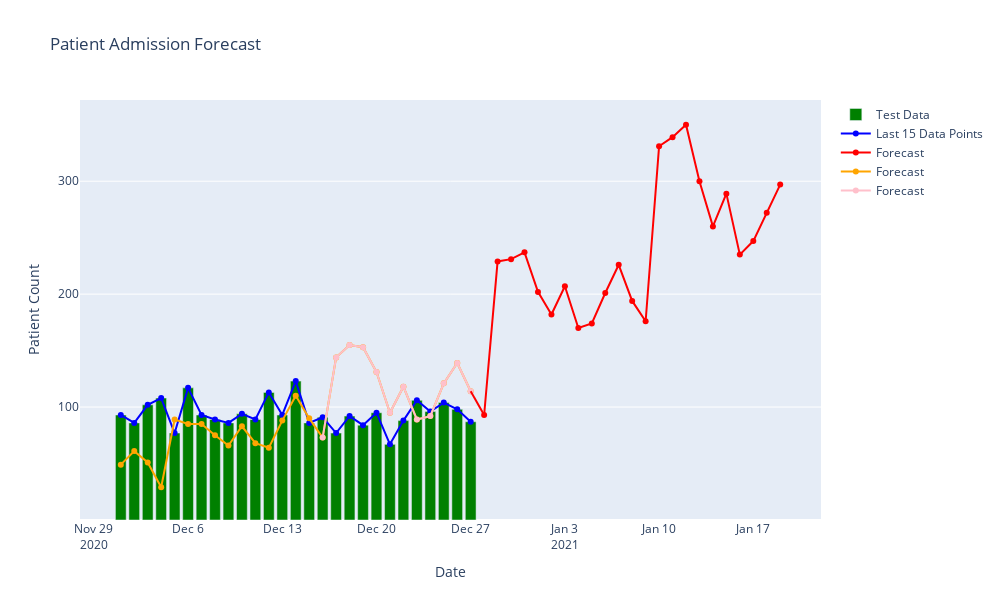

The code cell stored with this chart in its notebook:
### Code cell
# Create a Plotly figure
fig = go.Figure()

# Plot the last 15 values of the test data as a bar graph with only y-axis on hovering
fig.add_trace(go.Bar(x=merged_df1['Date'][2161:2188], y=merged_df1['Admissions_Patient_Count'].iloc[2161:2188], name='Test Data', marker_color='green', hoverinfo='x, y'))

#fig.add_trace(go.Scatter(x=merged_df1['Date'][2188:], y=merged_df1['lower patient_count'].iloc[2188:], fill='tozeroy', mode='lines', name='Forecast', line=dict(color='pink'), fillcolor='rgba(255, 192, 203, 0.5)',hoverinfo='name,x,y'))
#fig.add_trace(go.Scatter(x=merged_df1['Date'][2188:], y=merged_df1['upper patient_count'].iloc[2188:], fill='tozeroy', mode='lines', name='Forecast', line=dict(color='pink'), fillcolor='rgba(255, 192, 203, 0.5)', hoverinfo='name,x,y'))


# Plot the last 15 data points and the 50 forecasts
fig.add_trace(go.Scatter(x=merged_df1['Date'][2161:2188], y=merged_df1['Admissions_Patient_Count'].iloc[2161:2188], mode='lines+markers', name='Last 15 Data Points', line=dict(color='blue'), hoverinfo='name,x,y'))
fig.add_trace(go.Scatter(x=merged_df1['Date'][2188:], y=merged_df1['Admissions_Forecast_Patient_Count'].iloc[2188:], mode='lines+markers', name='Forecast', line=dict(color='red'), hoverinfo='name,x,y'))
fig.add_trace(go.Scatter(x=merged_df1['Date'][2161:2188], y=merged_df1['Admissions_Forecast_Patient_Count'].iloc[2161:2188], mode='lines+markers', name='Forecast', line=dict(color='orange'), hoverinfo='name,x,y'))
fig.add_trace(go.Scatter(x=merged_df1['Date'][2176:2188], y=merged_df1['Admissions_Forecast_Patient_Count'].iloc[2176:2188], mode='lines+markers', name='Forecast', line=dict(color='pink'), hoverinfo='name,x,y'))

# Add a line shape to connect the blue and red lines

line_shape = {
    'type': 'line',
    'x0': merged_df1['Date'][2187],
    'x1': merged_df1['Date'][2188],
    'y0': merged_df1['Admissions_Forecast_Patient_Count'].iloc[2187],
    'y1': merged_df1['Admissions_Forecast_Patient_Count'].iloc[2188],
    'line': {'color': 'red', 'width': 2},
}
fig.add_shape(line_shape)

# Customize the layout
fig.update_layout(
    title='Patient Admission Forecast',
    xaxis_title='Date',
    yaxis_title='Patient Count',
    height=600,  # Adjust the height as needed
    width=1000   # Adjust the width as needed
)

fig.update_yaxes(
    tickvals=[100,200,300,400,500],
    #[200, 400, 600, 800,1000],  # Set the y-axis tick values
    tickmode='array'  # Use the specified tick values
)

# Show the interactive plot
fig.show()

### Figure 1 — Plotly figure (JSON) as saved in the notebook; plotly's stock layout.template omitted (floating-point values rounded to 4 significant figures)
{"data": [{"hoverinfo": "x+y", "marker": {"color": "green"}, "name": "Test Data", "type": "bar", "x": ["2020-12-01T00:00:00", "2020-12-02T00:00:00", "2020-12-03T00:00:00", "2020-12-04T00:00:00", "2020-12-05T00:00:00", "2020-12-06T00:00:00", "2020-12-07T00:00:00", "2020-12-08T00:00:00", "2020-12-09T00:00:00", "2020-12-10T00:00:00", "2020-12-11T00:00:00", "2020-12-12T00:00:00", "2020-12-13T00:00:00", "2020-12-14T00:00:00", "2020-12-15T00:00:00", "2020-12-16T00:00:00", "2020-12-17T00:00:00", "2020-12-18T00:00:00", "2020-12-19T00:00:00", "2020-12-20T00:00:00", "2020-12-21T00:00:00", "2020-12-22T00:00:00", "2020-12-23T00:00:00", "2020-12-24T00:00:00", "2020-12-25T00:00:00", "2020-12-26T00:00:00", "2020-12-27T00:00:00"], "y": [93, 86, 102, 108, 77, 117, 93, 89, 86, 94, 89, 113, 93, 123, 86, 91, 77, 92, 84, 95, 67, 88, 106, 96, 104, 98, 87]}, {"hoverinfo": "name+x+y", "line": {"color": "blue"}, "mode": "lines+markers", "name": "Last 15 Data Points", "type": "scatter", "x": ["2020-12-01T00:00:00", "2020-12-02T00:00:00", "2020-12-03T00:00:00", "2020-12-04T00:00:00", "2020-12-05T00:00:00", "2020-12-06T00:00:00", "2020-12-07T00:00:00", "2020-12-08T00:00:00", "2020-12-09T00:00:00", "2020-12-10T00:00:00", "2020-12-11T00:00:00", "2020-12-12T00:00:00", "2020-12-13T00:00:00", "2020-12-14T00:00:00", "2020-12-15T00:00:00", "2020-12-16T00:00:00", "2020-12-17T00:00:00", "2020-12-18T00:00:00", "2020-12-19T00:00:00", "2020-12-20T00:00:00", "2020-12-21T00:00:00", "2020-12-22T00:00:00", "2020-12-23T00:00:00", "2020-12-24T00:00:00", "2020-12-25T00:00:00", "2020-12-26T00:00:00", "2020-12-27T00:00:00"], "y": [93, 86, 102, 108, 77, 117, 93, 89, 86, 94, 89, 113, 93, 123, 86, 91, 77, 92, 84, 95, 67, 88, 106, 96, 104, 98, 87]}, {"hoverinfo": "name+x+y", "line": {"color": "red"}, "mode": "lines+markers", "name": "Forecast", "type": "scatter", "x": ["2020-12-28T00:00:00", "2020-12-29T00:00:00", "2020-12-30T00:00:00", "2020-12-31T00:00:00", "2021-01-01T00:00:00", "2021-01-02T00:00:00", "2021-01-03T00:00:00", "2021-01-04T00:00:00", "2021-01-05T00:00:00", "2021-01-06T00:00:00", "2021-01-07T00:00:00", "2021-01-08T00:00:00", "2021-01-09T00:00:00", "2021-01-10T00:00:00", "2021-01-11T00:00:00", "2021-01-12T00:00:00", "2021-01-13T00:00:00", "2021-01-14T00:00:00", "2021-01-15T00:00:00", "2021-01-16T00:00:00", "2021-01-17T00:00:00", "2021-01-18T00:00:00", "2021-01-19T00:00:00"], "y": [93, 229, 231, 237, 202, 182, 207, 170, 174, 201, 226, 194, 176, 331, 339, 350, 300, 260, 289, 235, 247, 272, 297]}, {"hoverinfo": "name+x+y", "line": {"color": "orange"}, "mode": "lines+markers", "name": "Forecast", "type": "scatter", "x": ["2020-12-01T00:00:00", "2020-12-02T00:00:00", "2020-12-03T00:00:00", "2020-12-04T00:00:00", "2020-12-05T00:00:00", "2020-12-06T00:00:00", "2020-12-07T00:00:00", "2020-12-08T00:00:00", "2020-12-09T00:00:00", "2020-12-10T00:00:00", "2020-12-11T00:00:00", "2020-12-12T00:00:00", "2020-12-13T00:00:00", "2020-12-14T00:00:00", "2020-12-15T00:00:00", "2020-12-16T00:00:00", "2020-12-17T00:00:00", "2020-12-18T00:00:00", "2020-12-19T00:00:00", "2020-12-20T00:00:00", "2020-12-21T00:00:00", "2020-12-22T00:00:00", "2020-12-23T00:00:00", "2020-12-24T00:00:00", "2020-12-25T00:00:00", "2020-12-26T00:00:00", "2020-12-27T00:00:00"], "y": [49, 61, 51, 29, 89, 85, 85, 75, 66, 83, 68, 64, 88, 110, 90, 73, 144, 155, 153, 131, 95, 118, 89, 92, 121, 139, 114]}, {"hoverinfo": "name+x+y", "line": {"color": "pink"}, "mode": "lines+markers", "name": "Forecast", "type": "scatter", "x": ["2020-12-16T00:00:00", "2020-12-17T00:00:00", "2020-12-18T00:00:00", "2020-12-19T00:00:00", "2020-12-20T00:00:00", "2020-12-21T00:00:00", "2020-12-22T00:00:00", "2020-12-23T00:00:00", "2020-12-24T00:00:00", "2020-12-25T00:00:00", "2020-12-26T00:00:00", "2020-12-27T00:00:00"], "y": [73, 144, 155, 153, 131, 95, 118, 89, 92, 121, 139, 114]}], "layout": {"height": 600, "shapes": [{"line": {"color": "red", "width": 2}, "type": "line", "x0": "2020-12-27T00:00:00", "x1": "2020-12-28T00:00:00", "y0": 114, "y1": 93}], "title": {"text": "Patient Admission Forecast"}, "width": 1000, "xaxis": {"title": {"text": "Date"}}, "yaxis": {"tickmode": "array", "tickvals": [100, 200, 300, 400, 500], "title": {"text": "Patient Count"}}}}
